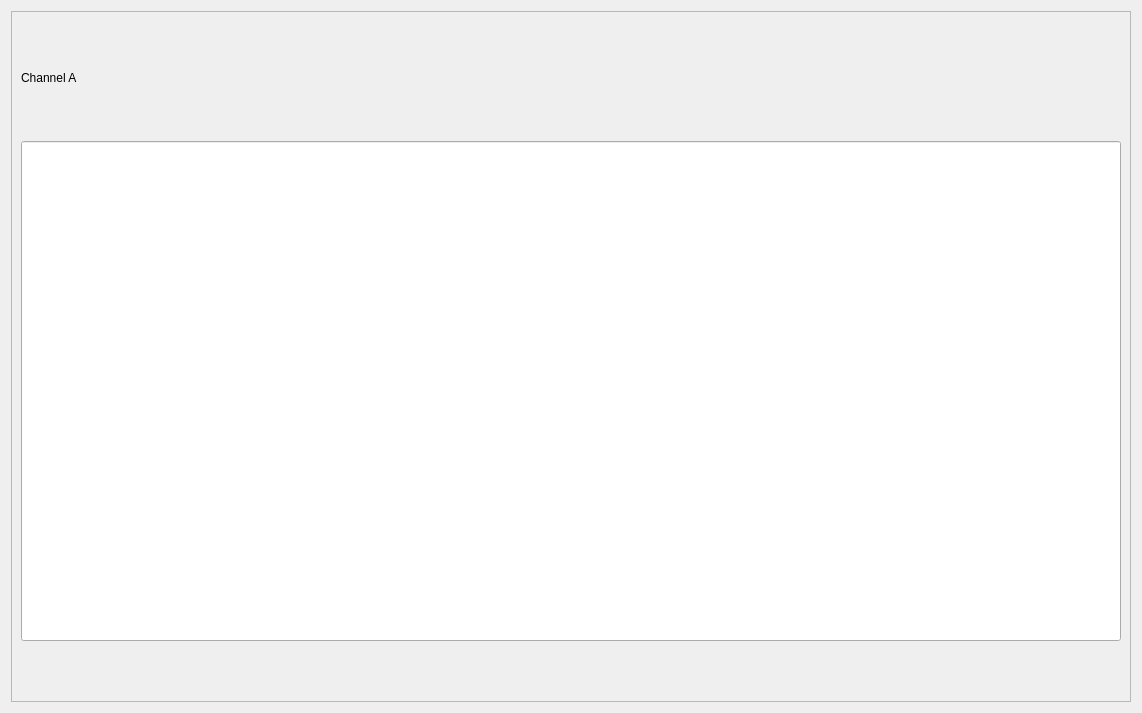
<?xml version="1.0" encoding="UTF-8"?>
<ui version="4.0">
 <class>Form</class>
 <widget class="QWidget" name="Form">
  <property name="geometry">
   <rect>
    <x>0</x>
    <y>0</y>
    <width>1138</width>
    <height>713</height>
   </rect>
  </property>
  <property name="windowTitle">
   <string>Form</string>
  </property>
  <layout class="QHBoxLayout" name="horizontalLayout">
   <item>
    <widget class="QFrame" name="frame">
     <property name="frameShape">
      <enum>QFrame::StyledPanel</enum>
     </property>
     <property name="frameShadow">
      <enum>QFrame::Raised</enum>
     </property>
     <layout class="QVBoxLayout" name="verticalLayout">
      <item>
       <widget class="QLabel" name="label">
        <property name="sizePolicy">
         <sizepolicy hsizetype="Minimum" vsizetype="Maximum">
          <horstretch>0</horstretch>
          <verstretch>0</verstretch>
         </sizepolicy>
        </property>
        <property name="styleSheet">
         <string notr="true">font: 50pt &quot;MS Shell Dlg 2&quot;;</string>
        </property>
        <property name="text">
         <string>Channel A</string>
        </property>
       </widget>
      </item>
      <item>
       <widget class="QLineEdit" name="chALineEdit">
        <property name="sizePolicy">
         <sizepolicy hsizetype="Maximum" vsizetype="Maximum">
          <horstretch>0</horstretch>
          <verstretch>0</verstretch>
         </sizepolicy>
        </property>
        <property name="minimumSize">
         <size>
          <width>1100</width>
          <height>500</height>
         </size>
        </property>
        <property name="styleSheet">
         <string notr="true">font: 250pt &quot;MS Shell Dlg 2&quot;;</string>
        </property>
        <property name="text">
         <string/>
        </property>
        <property name="readOnly">
         <bool>true</bool>
        </property>
       </widget>
      </item>
     </layout>
    </widget>
   </item>
  </layout>
 </widget>
 <resources/>
 <connections/>
</ui>
